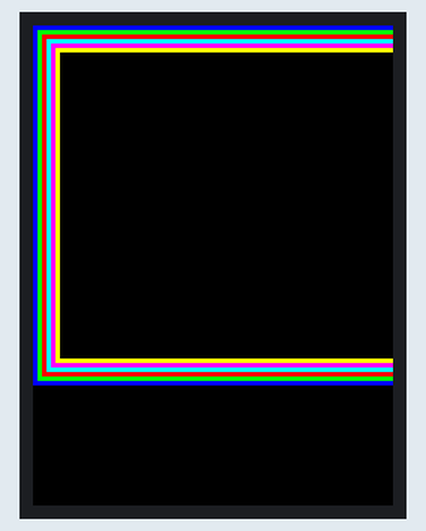
The program below on a simulated ESP32 board running MicroPython. Parts: 240×320 colour display. Library files of the repository ran but are not shown: ili9341.py; what the program prints to the serial console is not drawn. At 6.7 s the program stops and its outputs stay as they are.

Above: at 0.91 s.
At 1.85 s:
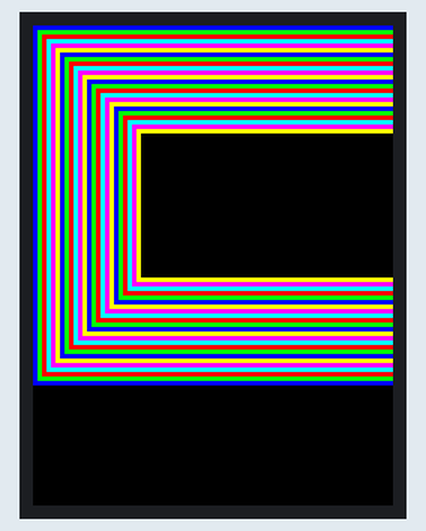
At 2.6 s:
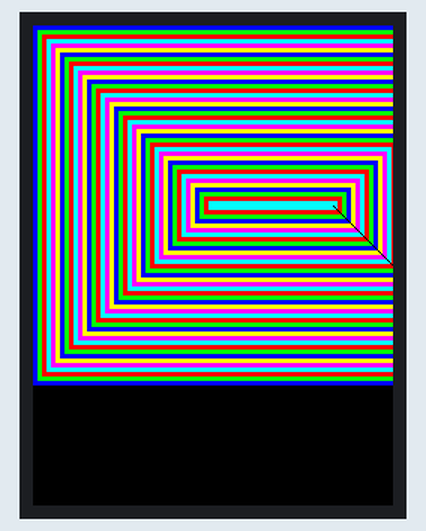
At 4.02 s:
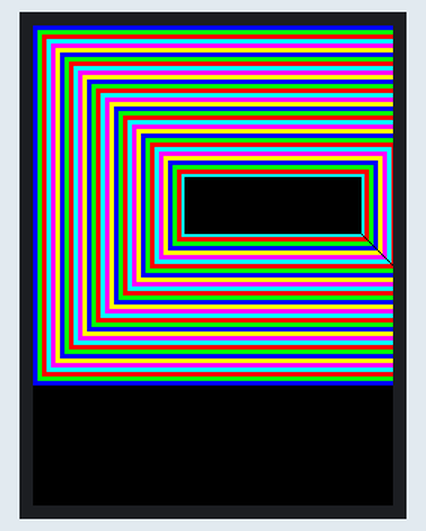
At 4.96 s:
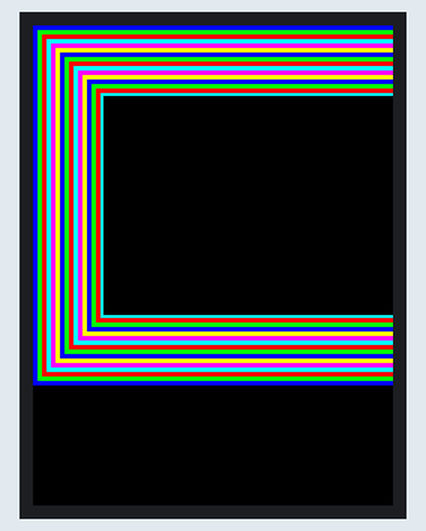
At 5.54 s:
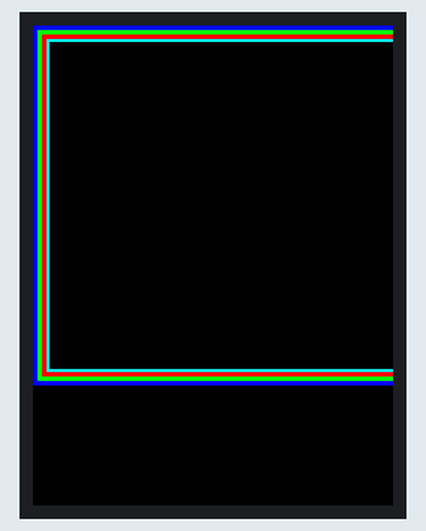

Measured:
- what the display in image 2 shows lasts 1.0 s, from 2.6 s to 3.6 s

The program:

colorline.py
```python
# ringe.py — läuft durch und kehrt zurück
from machine import Pin, SPI
from ili9341 import Display, color565
import time

# Globale Konstanten können oben stehen bleiben
W = 320
H = 240
FARBEN = [
    color565(0,   0,   255),
    color565(0,   255, 0  ),
    color565(255, 0,   0  ),
    color565(0,   255, 255),
    color565(255, 0,   255),
    color565(255, 255, 0  ),
]
SCHWARZ = color565(0, 0, 0)
max_ringe = min(W, H) // 2

# Die Display-Variable definieren wir als None, sie wird in run() initialisiert
display = None

def zeichne_ring(r, farbe):
    # Zugriff auf das globale Display-Objekt
    x0, y0 = r, r
    x1, y1 = W - r - 1, H - r - 1
    display.draw_hline(x0, y0, x1 - x0, farbe)
    display.draw_hline(x0, y1, x1 - x0, farbe)
    display.draw_vline(x0, y0, y1 - y0, farbe)
    display.draw_vline(x1, y0, y1 - y0, farbe)

# Die Hauptfunktion, die von deiner main.py aufgerufen wird
def run():
    global display

    # Hardware-Initialisierung (passiert jetzt bei jedem Start frisch)
    spi = SPI(1, baudrate=40000000, sck=Pin(14), mosi=Pin(13))
    display = Display(spi, dc=Pin(2), cs=Pin(15), rst=Pin(15),
                      width=320, height=240, rotation=0)

    backlight = Pin(21, Pin.OUT)
    backlight.on()

    # ── 1x Durchlauf ──────────────────────────────────────────
    for durchlauf in range(1):
        # Von außen nach innen
        for r in range(max_ringe):
            farbe = FARBEN[(r // 3) % len(FARBEN)]
            zeichne_ring(r, farbe)
            time.sleep_ms(15)
        time.sleep(1)

        # Von innen nach außen löschen
        for r in range(max_ringe - 1, -1, -1):
            zeichne_ring(r, SCHWARZ)
            time.sleep_ms(15)
        time.sleep(1)

    # ── Fertig → Display leer lassen ──────────────────────────
    display.clear(SCHWARZ)
    backlight.off()  # Hintergrundlicht aus
    print("colorline.py fertig!")
    return "colorline.py fertig!"
# Dieser Block sorgt dafür, dass du das Skript trotzdem noch
# direkt in Thonny mit "Run" starten kannst zum Testen!
if __name__ == "__main__":
    run()
```
